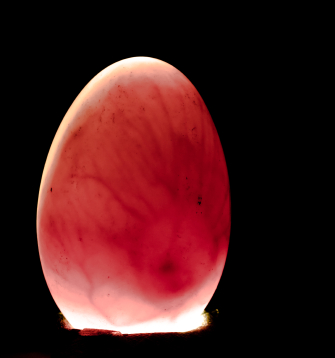
#> input picture img/egg1.jpg, 335 x 358 px
$ python final.py   (older library calls are emulated)
#> lines starting #> are read from the running program, lines starting #| are printed output that depends on the picture; after the words box and inside, x2 and y2 are one past the last pixel; in counts of white or black regions, pixels touching at a corner belong together
# 1- input RGB Image
# 2- convert to graysclae
# 3- localizing the egg
# 4- image enhancement and filtering :
#   +localize the image and output the subimage
#   +increase the level of visibility inside the embryo we increase the omage contrast by applying Contrast Limited Adaptive Histogram Equalization (CLAHE) to equalize image
# 5- dynamic thresholding
# 6- building binary image
# 7- classification


import cv2
import numpy as np
from cv2 import cv2 as cv
from matplotlib import pyplot as plt

# Reading the image from the present directory
ordinary_image = cv2.imread("img/egg1.jpg")
#> ordinary_image is the input picture: shape (358, 335, 3); mean B, G, R 26.3, 25.1, 71
resized_ordinary_image = cv2.resize(ordinary_image, (500, 600))
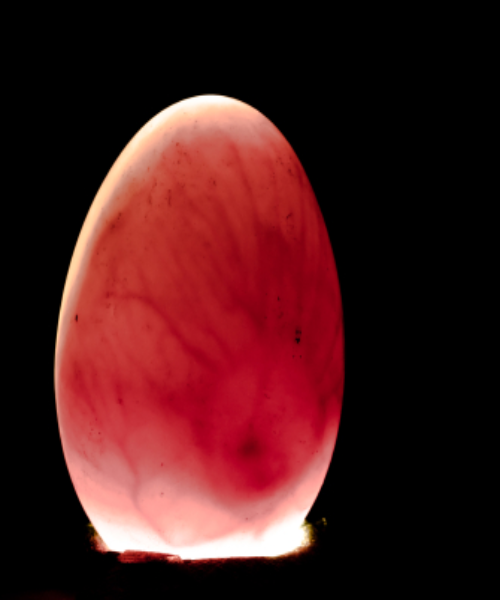
#> resized_ordinary_image: shape (600, 500, 3); mean B, G, R 26.2, 25.1, 71

# Resizing the image for compatibility
image = cv2.resize(ordinary_image, (500, 600))

# The initial processing of the image
image_bw = cv2.cvtColor(image, cv2.COLOR_BGR2GRAY)
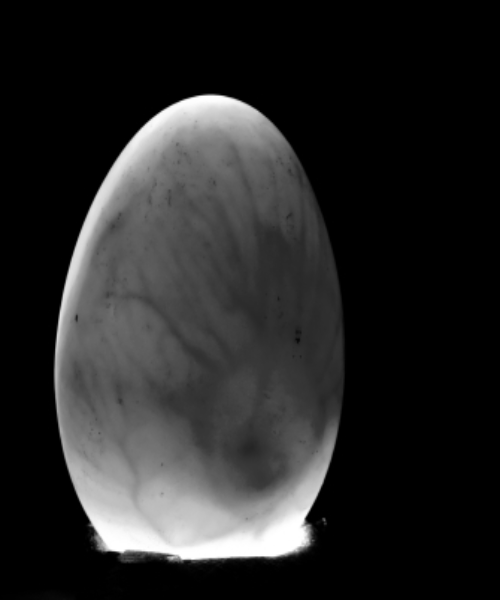
#> image_bw: shape (600, 500); min 0, max 255, mean 38.9
image = cv2.medianBlur(image_bw, 3)
gussicanEgg = cv2.GaussianBlur(image, (3, 3), 0)

# The declaration of CLAHE
# clipLimit -> Threshold for contrast limiting
eggClahe = cv2.createCLAHE(clipLimit=5)
final_img = eggClahe.apply(image_bw) + 30
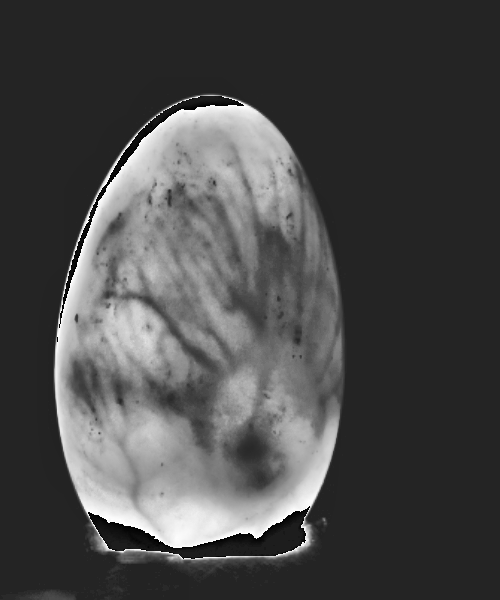
#> final_img: shape (600, 500); min 0, max 255, mean 73.3

# convolute with proper kernels
sobely = cv2.Sobel(image, cv2.CV_64F, 0, 1, ksize=5)  #
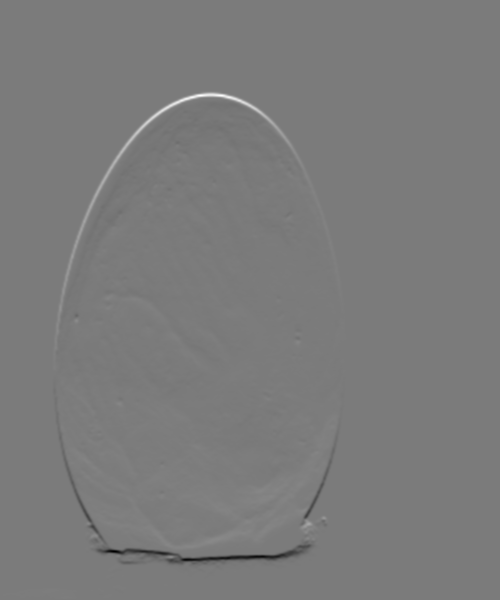
#> sobely: shape (600, 500) float64; min -10341, max 11000, mean 0.2; drawn with min black and max white
# Ordinary thresholding the same image
ret, threshEggOTSU = cv2.threshold(image_bw, 0, 255, cv2.THRESH_BINARY + cv2.THRESH_OTSU)
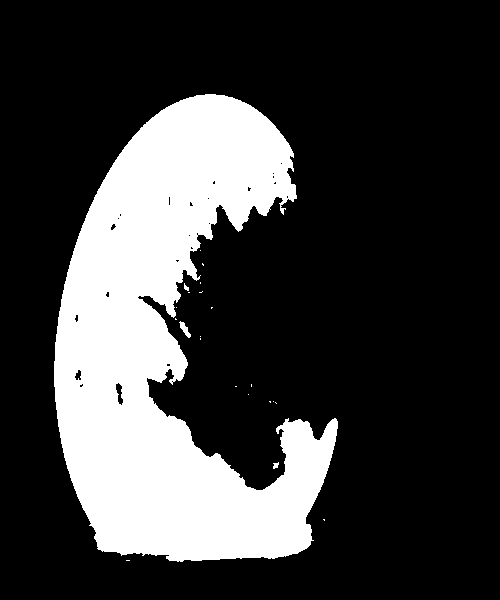
#> threshEggOTSU: shape (600, 500); 23.7% white; 22 white regions (18 under 20 px), largest, box (x1, y1, x2, y2) and area: (54, 94, 338, 562) 70891, (179, 321, 191, 338) 85, (273, 462, 279, 469) 28, (184, 283, 189, 291) 23
#> ret = 71
print(ret)
#| 71.0

# Detecting Edges on the Image using the argument ImageFilter.FIND_EDGES
edges = cv2.Canny(threshEggOTSU, 100, 200)
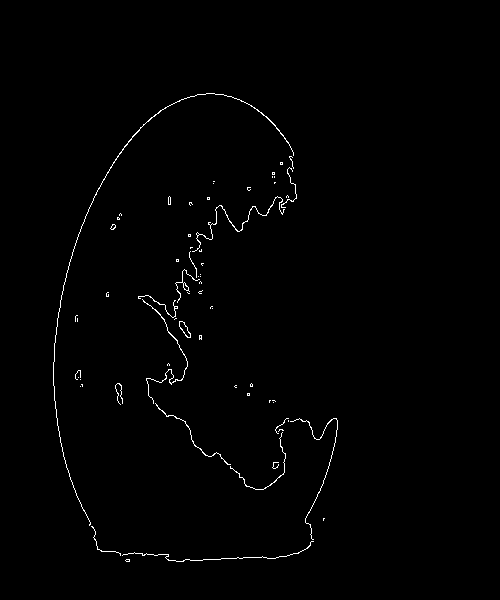
#> edges: shape (600, 500); 0.82% white in thin lines or dots, all inside (x1, y1, x2, y2) = (53, 93, 338, 562)


plt.subplot(2, 3, 1), plt.imshow(resized_ordinary_image, cmap='gray')
plt.title('ordinary image'), plt.xticks([]), plt.yticks([])
plt.subplot(2, 3, 2), plt.imshow(gussicanEgg, cmap='gray')
plt.title('Filtered image'), plt.xticks([]), plt.yticks([])
plt.subplot(2, 3, 3), plt.imshow(final_img, cmap='gray')
plt.title('CLAHE image'), plt.xticks([]), plt.yticks([])
plt.subplot(2, 3, 4), plt.imshow(threshEggOTSU, cmap='gray')
plt.title('OTSU Threshold image'), plt.xticks([]), plt.yticks([])
plt.subplot(2, 3, 5), plt.imshow(edges, cmap='gray')
plt.title('Edges'), plt.xticks([]), plt.yticks([])
plt.subplot(2, 3, 6), plt.imshow(sobely, cmap='gray')
plt.title('Sobel Y'), plt.xticks([]), plt.yticks([])
plt.show()
#> figure, not shown here; B, G, R data is drawn as R, G, B
47
# cv2.imshow('', ordinary_image)
# cv2.waitKey(0)

$ run again, with img/egg2.jpg copied over img/egg1.jpg
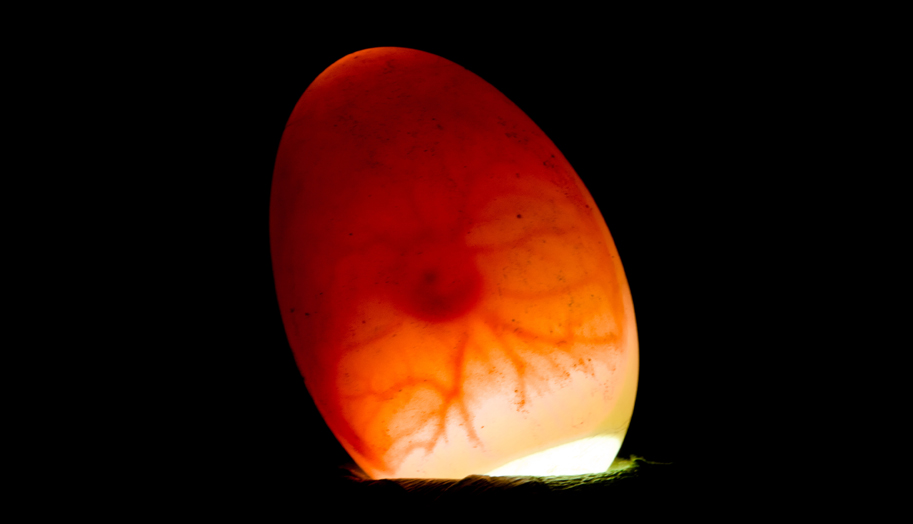
#> input picture img/egg2.jpg, 913 x 524 px
#> ordinary_image is the input picture: shape (524, 913, 3); mean B, G, R 8.4, 17.5, 49.2
#> `ret, threshEggOTSU = cv2.threshold(image_bw, 0, 255, cv2.THRESH_BINARY..`:
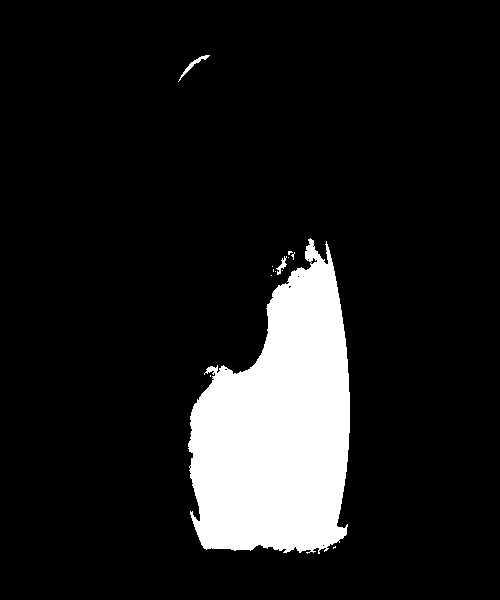
#> threshEggOTSU: shape (600, 500); 11.7% white; 13 white regions (10 under 20 px), largest, box (x1, y1, x2, y2) and area: (188, 238, 350, 554) 34768, (178, 55, 210, 82) 126, (276, 256, 287, 275) 75
#> ret = 85
#| 85.0
#> `edges = cv2.Canny(threshEggOTSU, 100, 200)`:
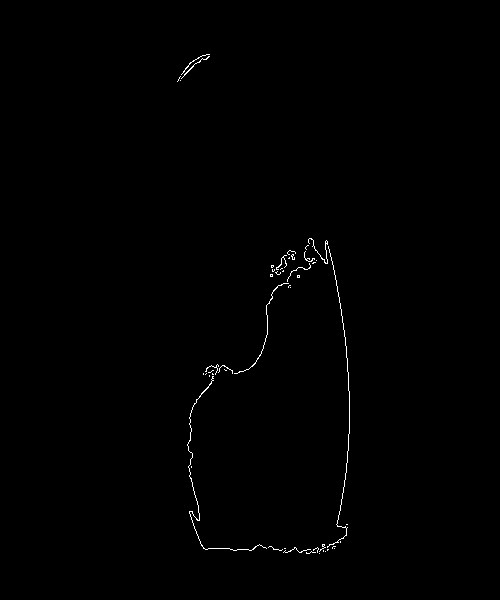
#> edges: shape (600, 500); 0.42% white in thin lines or dots, all inside (x1, y1, x2, y2) = (177, 54, 350, 554)

$ run again, with img/egg3.jpg copied over img/egg1.jpg
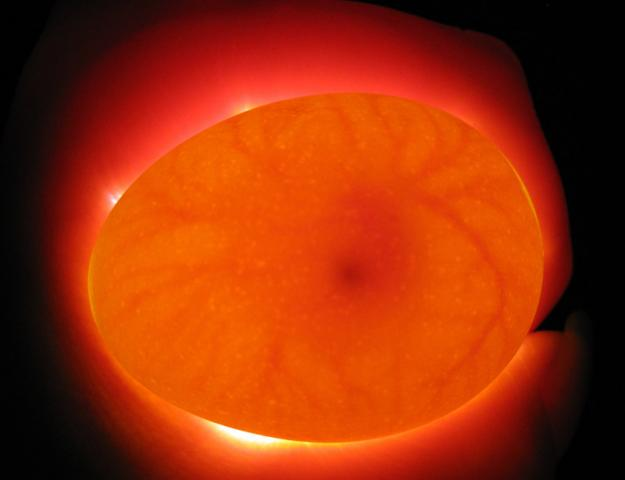
#> input picture img/egg3.jpg, 625 x 480 px
#> ordinary_image is the input picture: shape (480, 625, 3); mean B, G, R 7.8, 45.6, 152.1
#> `ret, threshEggOTSU = cv2.threshold(image_bw, 0, 255, cv2.THRESH_BINARY..`:
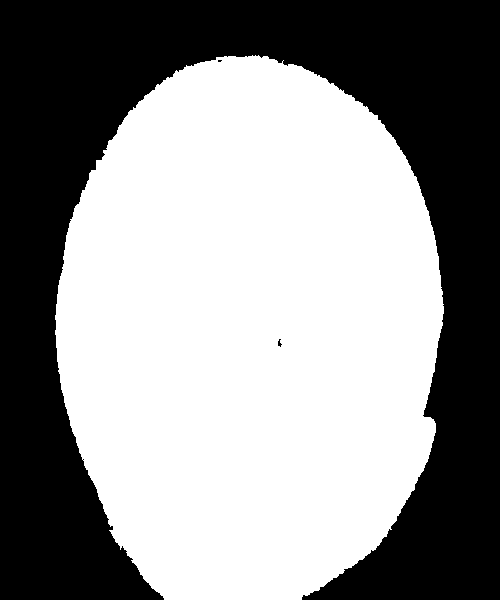
#> threshEggOTSU: shape (600, 500); 56.3% white; 3 black regions (2 under 20 px), largest, box (x1, y1, x2, y2) and area: (0, 0, 500, 600) 130931
#> ret = 67
#| 67.0
#> `edges = cv2.Canny(threshEggOTSU, 100, 200)`:
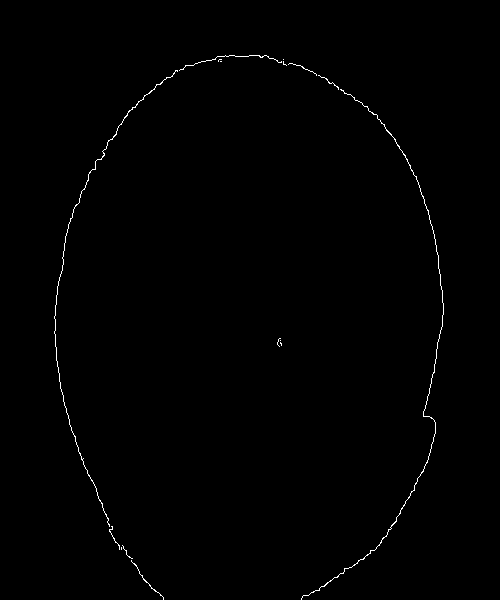
#> edges: shape (600, 500); 0.49% white in thin lines or dots, all inside (x1, y1, x2, y2) = (54, 55, 444, 600)

$ run again, with img/egg4.jpg copied over img/egg1.jpg
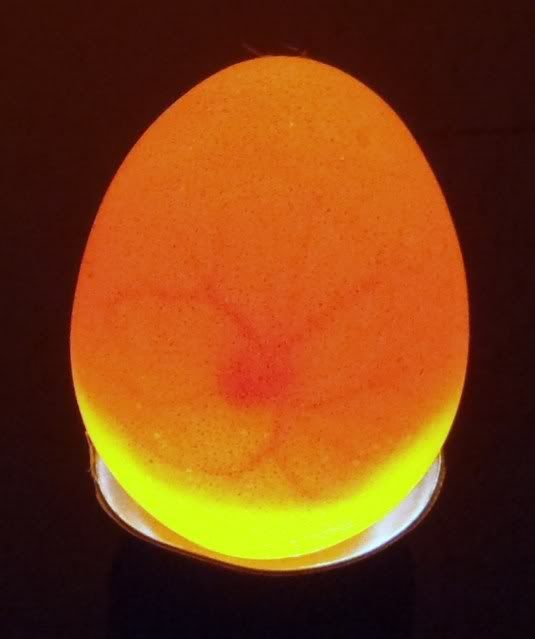
#> input picture img/egg4.jpg, 535 x 639 px
#> ordinary_image is the input picture: shape (639, 535, 3); mean B, G, R 18.7, 63.6, 125.5
#> `ret, threshEggOTSU = cv2.threshold(image_bw, 0, 255, cv2.THRESH_BINARY..`:
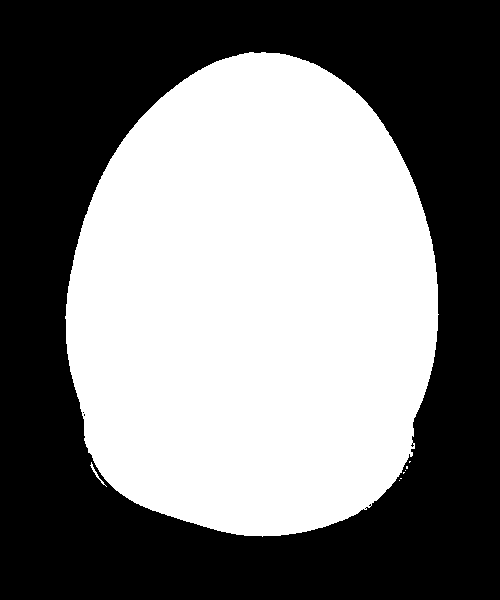
#> threshEggOTSU: shape (600, 500); 47.9% white; 8 white regions (6 under 20 px), largest, box (x1, y1, x2, y2) and area: (65, 52, 439, 537) 143518, (90, 462, 107, 487) 54
#> ret = 79
#| 79.0
#> `edges = cv2.Canny(threshEggOTSU, 100, 200)`:
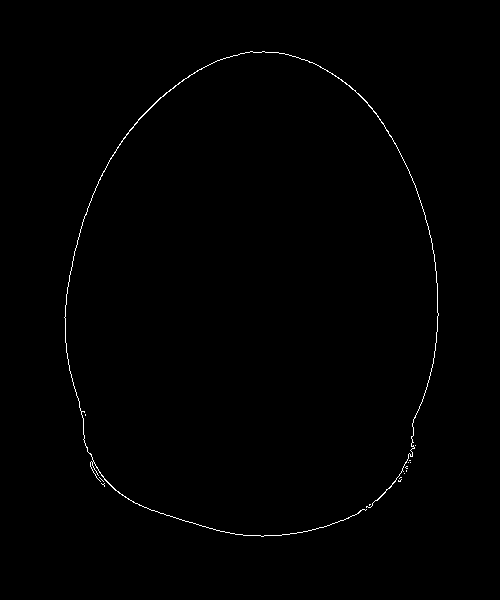
#> edges: shape (600, 500); 0.5% white in thin lines or dots, all inside (x1, y1, x2, y2) = (64, 51, 439, 537)
